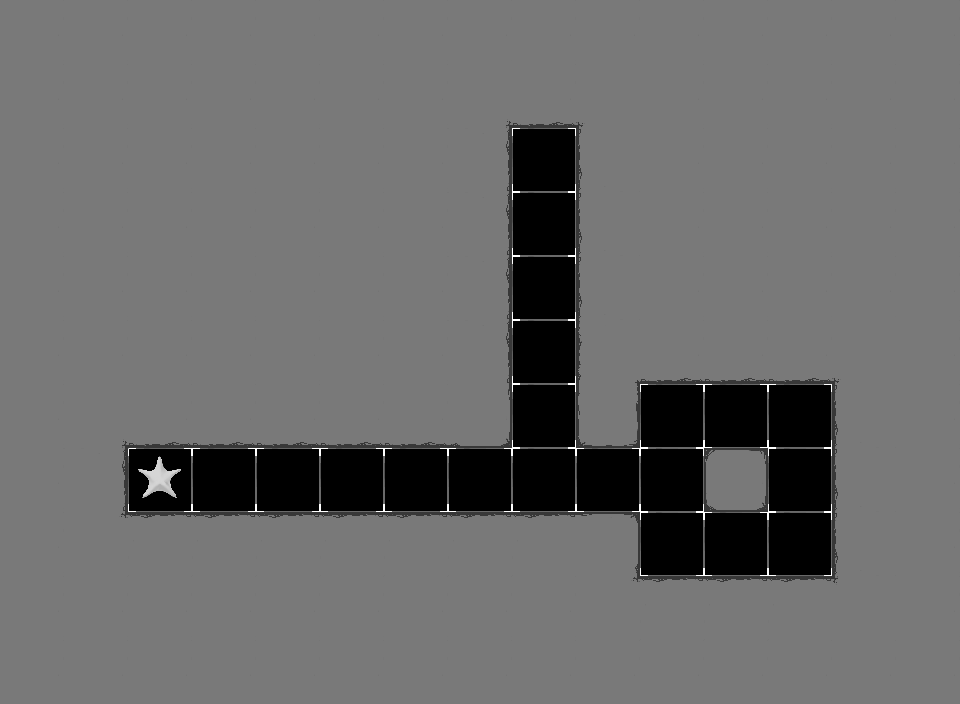

Tiled map render using the project's own tile images. Description and the whole map definition, tile-layer contents included, below:
An orthogonal 15x11 tile map with 64x64 px tiles, 4 tile layers (floor, walls, goals, sources) and 3 objects.

<map version="1.4" tiledversion="1.4.3" orientation="orthogonal" renderorder="right-down" width="15" height="11" tilewidth="64" tileheight="64" infinite="0" nextlayerid="30" nextobjectid="28">
 <tileset firstgid="1" source="tileset.tsx" />
 <layer id="1" name="floor" width="15" height="11">
  <data encoding="csv">
12,12,12,12,12,12,12,12,12,12,12,12,12,12,12,
12,12,12,12,12,12,12,12,12,12,12,12,12,12,12,
12,12,12,12,12,12,12,12,12,12,12,12,12,12,12,
12,12,12,12,12,12,12,12,12,12,12,12,12,12,12,
12,12,12,12,12,12,12,12,12,12,12,12,12,12,12,
12,12,12,12,12,12,12,12,12,12,12,12,12,12,12,
12,12,12,12,12,12,12,12,12,12,12,12,12,12,12,
12,12,12,12,12,12,12,12,12,12,12,12,12,12,12,
12,12,12,12,12,12,12,12,12,12,12,12,12,12,12,
12,12,12,12,12,12,12,12,12,12,12,12,12,12,12,
12,12,12,12,12,12,12,12,12,12,12,12,12,12,12
</data>
 </layer>
 <layer id="2" name="walls" width="15" height="11">
  <data encoding="csv">
11,11,11,11,11,11,11,11,11,11,11,11,11,11,11,
11,11,11,11,11,11,11,21,8,2684354581,11,11,11,11,11,
11,11,11,11,11,11,11,1610612744,0,2684354568,11,11,11,11,11,
11,11,11,11,11,11,11,1610612744,0,2684354568,11,11,11,11,11,
11,11,11,11,11,11,11,1610612744,0,2684354568,11,11,11,11,11,
11,11,11,11,11,11,11,1610612744,0,3758096402,8,8,8,2684354581,11,
11,21,8,8,8,8,8,7,0,2684354573,0,0,0,2684354568,11,
11,1610612744,0,0,0,0,0,0,0,0,0,19,0,2684354568,11,
11,1610612757,3221225480,3221225480,3221225480,3221225480,3221225480,3221225480,3221225480,1610612743,0,0,0,2684354568,11,
11,11,11,11,11,11,11,11,11,1610612757,3221225480,3221225480,3221225480,3221225493,11,
11,11,11,11,11,11,11,11,11,11,11,11,11,11,11
</data>
 </layer>
 <layer id="19" name="goals" width="15" height="11">
  <data encoding="csv">
0,0,0,0,0,0,0,0,0,0,0,0,0,0,0,
0,0,0,0,0,0,0,0,0,0,0,0,0,0,0,
0,0,0,0,0,0,0,0,0,0,0,0,0,0,0,
0,0,0,0,0,0,0,0,0,0,0,0,0,0,0,
0,0,0,0,0,0,0,0,0,0,0,0,0,0,0,
0,0,0,0,0,0,0,0,0,0,0,0,0,0,0,
0,0,0,0,0,0,0,0,0,0,0,0,0,0,0,
0,0,2,0,0,0,0,0,0,0,0,0,0,0,0,
0,0,0,0,0,0,0,0,0,0,0,0,0,0,0,
0,0,0,0,0,0,0,0,0,0,0,0,0,0,0,
0,0,0,0,0,0,0,0,0,0,0,0,0,0,0
</data>
 </layer>
 <layer id="23" name="sources" width="15" height="11">
  <data encoding="csv">
0,0,0,0,0,0,0,0,0,0,0,0,0,0,0,
0,0,0,0,0,0,0,0,0,0,0,0,0,0,0,
0,0,0,0,0,0,0,0,0,0,0,0,0,0,0,
0,0,0,0,0,0,0,0,0,0,0,0,0,0,0,
0,0,0,0,0,0,0,0,0,0,0,0,0,0,0,
0,0,0,0,0,0,0,0,0,0,0,0,0,0,0,
0,0,0,0,0,0,0,0,0,0,0,0,0,0,0,
0,0,0,0,0,0,0,0,0,0,0,0,0,0,0,
0,0,0,0,0,0,0,0,0,0,0,0,0,0,0,
0,0,0,0,0,0,0,0,0,0,0,0,0,0,0,
0,0,0,0,0,0,0,0,0,0,0,0,0,0,0
</data>
 </layer>
 <objectgroup id="24" name="entity-data">
  <object id="25" x="489.333" y="477.333">
   <properties>
    <property name="snakeType" value="FIRST" />
   </properties>
   <polyline points="0,0 -65.3333,-2.66667 -141.333,4 -198.667,0 -258.667,1.33333" />
  </object>
  <object id="26" x="542.667" y="160">
   <properties>
    <property name="snakeType" value="SECOND" />
   </properties>
   <polyline points="0,0 1.33333,60 -4,129.333 4,180 0,260" />
  </object>
  <object id="27" x="158.667" y="478.667">
   <properties>
    <property name="goalType" value="DOUBLE" />
   </properties>
   <point />
  </object>
 </objectgroup>
</map>
